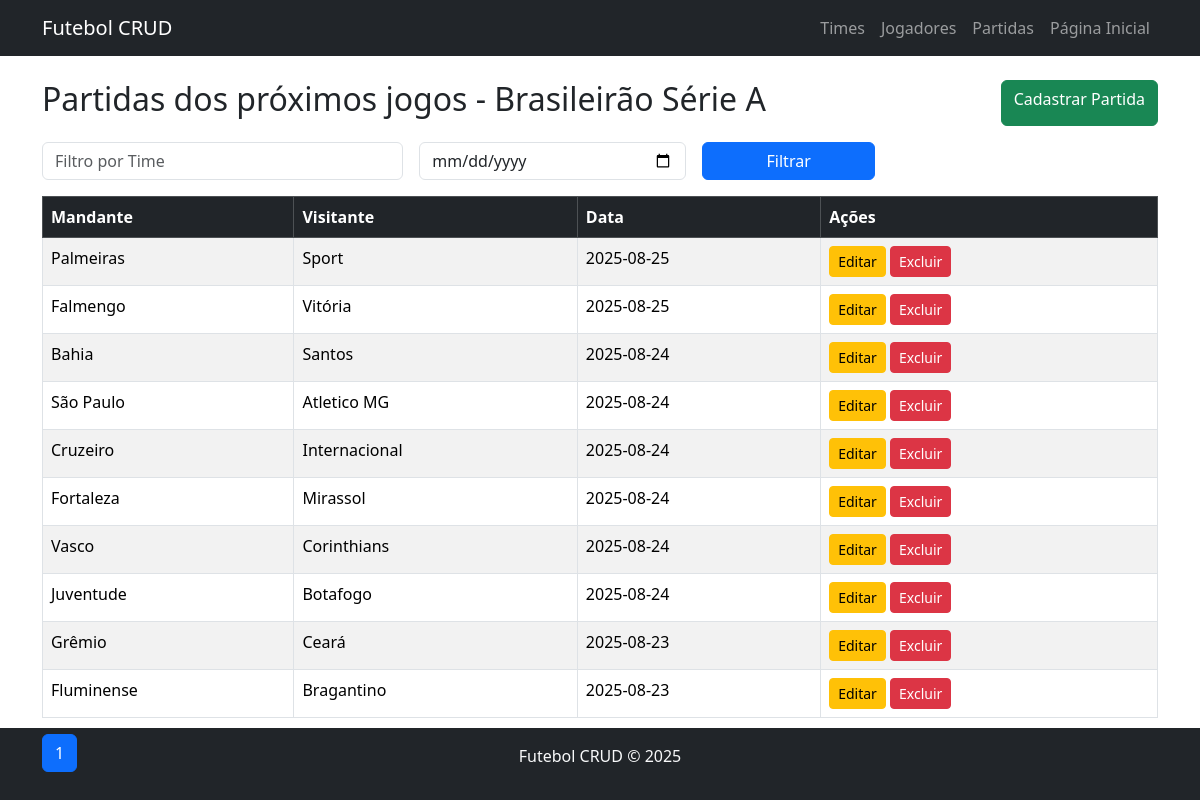
Page /public/partidas/read.php on the committed database.
### tables this page shows
CREATE TABLE partidas (
    id INT AUTO_INCREMENT PRIMARY KEY,
    time_casa_id INT NOT NULL,
    time_fora_id INT NOT NULL,
    data_jogo DATE NOT NULL,
    FOREIGN KEY (time_casa_id) REFERENCES times(id),
    FOREIGN KEY (time_fora_id) REFERENCES times(id)
);

CREATE TABLE times (
    id INT AUTO_INCREMENT PRIMARY KEY,
    nome VARCHAR(100) NOT NULL,
    cidade VARCHAR(100) NOT NULL
);

### public/partidas/read.php (the view, shortened to what this page needs)
<?php
include('../../includes/db.php');
include('../../includes/header.php');
$timeFiltro = $_GET['time'] ?? '';
$dataInicio = $_GET['data_inicio'] ?? '';
$dataFim = $_GET['data_fim'] ?? '';
$pagina = $_GET['pagina'] ?? 1;
$itens_por_pagina = 10;
$offset = ($pagina - 1) * $itens_por_pagina;
$sqlCount = "SELECT COUNT(*) as total FROM partidas p
             JOIN times tc ON p.time_casa_id = tc.id
             JOIN times tf ON p.time_fora_id = tf.id
             WHERE 1=1";
$stmtCount = $conn->prepare($sqlCount);
$stmtCount->execute();
$total_registros = $stmtCount->get_result()->fetch_assoc()['total'];
$total_paginas = ceil($total_registros / $itens_por_pagina);
$sql = "SELECT p.*, tc.nome as time_casa, tf.nome as time_fora
        FROM partidas p
        JOIN times tc ON p.time_casa_id = tc.id
        JOIN times tf ON p.time_fora_id = tf.id
        WHERE 1=1";
$params = [];
$types = "";
$sql .= " ORDER BY p.data_jogo DESC LIMIT ?, ?";
$params[] = $offset;
$params[] = $itens_por_pagina;
$types .= "ii";
$stmt = $conn->prepare($sql);
$stmt->bind_param($types, ...$params);
$stmt->execute();
$result = $stmt->get_result();
?>
<div class="d-flex justify-content-between mb-3">
    <h2>Partidas dos próximos jogos - Brasileirão Série A</h2>
    <a class="btn btn-success" href="create.php">Cadastrar Partida</a>
</div>
<form class="row g-3 mb-3" method="get">
    <div class="col-md-4">
        <input type="text" name="time" class="form-control" placeholder="Filtro por Time" value="<?= htmlspecialchars($timeFiltro) ?>">
    </div>
    <div class="col-md-3">
        <input type="date" name="data_inicio" class="form-control" value="<?= $dataInicio ?>">
    </div>
    <div class="col-md-2">
        <button type="submit" class="btn btn-primary w-100">Filtrar</button>
    </div>
</form>
<table class="table table-striped table-bordered">
    <thead class="table-dark">
        <tr>
            <th>Mandante</th>
            <th>Visitante</th>
            <th>Data</th>
            <th>Ações</th>
        </tr>
    </thead>
    <tbody>
        <?php while($row = $result->fetch_assoc()): ?>
        <tr>
            <td><?= $row['time_casa'] ?></td>
            <td><?= $row['time_fora'] ?></td>
            <td><?= $row['data_jogo'] ?></td>
            <td>
                <a class="btn btn-sm btn-warning" href="update.php?id=<?= $row['id'] ?>">Editar</a>
                <a class="btn btn-sm btn-danger" href="delete.php?id=<?= $row['id'] ?>" onclick="return confirm('Deseja realmente excluir?')">Excluir</a>
            </td>
        </tr>
        <?php endwhile; ?>
    </tbody>
</table>
<nav>
  <ul class="pagination">
    <?php for($i = 1; $i <= $total_paginas; $i++): ?>
      <li class="page-item <?= $i == $pagina ? 'active' : '' ?>">
        <a class="page-link" href="?pagina=<?= $i ?>&time=<?= urlencode($timeFiltro) ?>&data_inicio=<?= $dataInicio ?>&data_fim=<?= $dataFim ?>"><?= $i ?></a>
      </li>
    <?php endfor; ?>
  </ul>
</nav>
<?php include('../../includes/footer.php'); ?>
<link rel="stylesheet" href="../../style/style.css">

### includes/header.php (shortened to what this page needs)
<!DOCTYPE html>
<html lang="pt-BR">
<head>
    <link href="https://cdn.jsdelivr.net/npm/bootstrap@5.3.2/dist/css/bootstrap.min.css" rel="stylesheet">
</head>
<body>
<nav class="navbar navbar-expand-lg navbar-dark bg-dark mb-4">
    <div class="container">
        <a class="navbar-brand" href="/futebol_crud/public/index.php"> Futebol CRUD
        </a>
        <div>
            <ul class="navbar-nav me-auto mb-2 mb-lg-0">
                <li class="nav-item"><a class="nav-link" href="../../public/times/read.php">Times</a></li>
                <li class="nav-item"><a class="nav-link" href="../../public/jogadores/read.php">Jogadores</a></li>
                <li class="nav-item"><a class="nav-link" href="../../public/partidas/read.php">Partidas</a></li>
                <li class="nav-item"><a class="nav-link" href="../../index.php">Página Inicial</a></li>
            </ul>
        </div>
    </div>
</nav>
<div class="container">

### includes/footer.php (shortened to what this page needs)
</div>
<footer class="bg-dark text-light text-center py-3 mt-4 rodape">
  <p>Futebol CRUD © <?= date("Y") ?></p>
</footer>
<link rel="stylesheet" href="./style/style.css">
</body>
</html>

### style/style.css (style rules this page uses)
body { font-family: 'Segoe UI', Tahoma, Geneva, Verdana, sans-serif; }
.rodape { position: absolute; bottom:0%; width: 100%; }

### rows in the picture
partidas: time_casa.nome "Palmeiras", time_fora.nome "Sport", data_jogo "2025-08-25"
partidas: time_casa.nome "Falmengo", time_fora.nome "Vitória", data_jogo "2025-08-25"
partidas: time_casa.nome "Bahia", time_fora.nome "Santos", data_jogo "2025-08-24"
partidas: time_casa.nome "São Paulo", time_fora.nome "Atletico MG", data_jogo "2025-08-24"
partidas: time_casa.nome "Cruzeiro", time_fora.nome "Internacional", data_jogo "2025-08-24"
partidas: time_casa.nome "Fortaleza", time_fora.nome "Mirassol", data_jogo "2025-08-24"
partidas: time_casa.nome "Vasco", time_fora.nome "Corinthians", data_jogo "2025-08-24"
partidas: time_casa.nome "Juventude", time_fora.nome "Botafogo", data_jogo "2025-08-24"
partidas: time_casa.nome "Grêmio", time_fora.nome "Ceará", data_jogo "2025-08-23"
partidas: time_casa.nome "Fluminense", time_fora.nome "Bragantino", data_jogo "2025-08-23"
